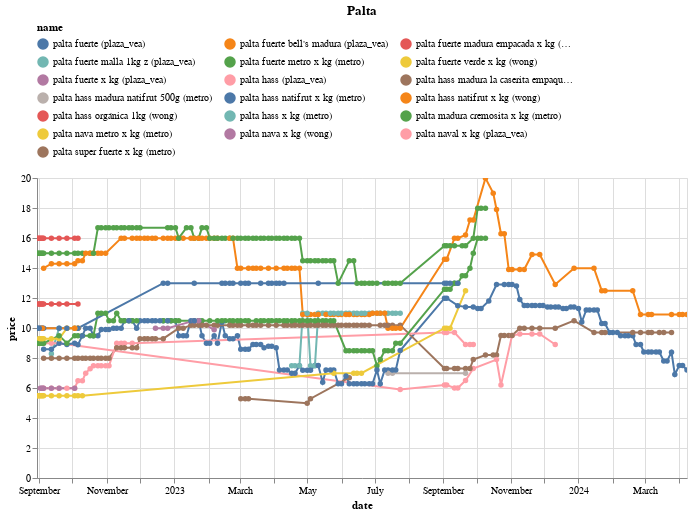

Write notebook code for a chart like this one.
### Code cell
(df
 .loc[df.name.isin(names)]
 .pipe(alt.Chart)
 .mark_line(point=True)
 .encode(x='date', y='price', color='name', tooltip=['name','price'])
 .properties(width=650, title='Palta')
 .interactive()
 .configure_legend(orient='top', columns=3)
)

### Figure 1 — Vega-Lite specification as saved in the notebook (floating-point values rounded to 4 significant figures; data arrays with more than 128 entries replaced by an {"elided": "..."} marker saying what was removed)
{"config": {"view": {"continuousWidth": 300, "continuousHeight": 300}, "legend": {"columns": 3, "orient": "top"}}, "data": {"name": "data-f0971de9937249238ba91f6308c91697"}, "mark": {"type": "line", "point": true}, "encoding": {"color": {"field": "name", "type": "nominal"}, "tooltip": [{"field": "name", "type": "nominal"}, {"field": "price", "type": "quantitative"}], "x": {"field": "date", "type": "temporal"}, "y": {"field": "price", "type": "quantitative"}}, "params": [{"name": "param_14", "select": {"type": "interval", "encodings": ["x", "y"]}, "bind": "scales"}], "title": "Palta", "width": 650, "$schema": "https://vega.github.io/schema/vega-lite/v5.17.0.json", "datasets": {"data-f0971de9937249238ba91f6308c91697": {"elided": "723 records"}}}
